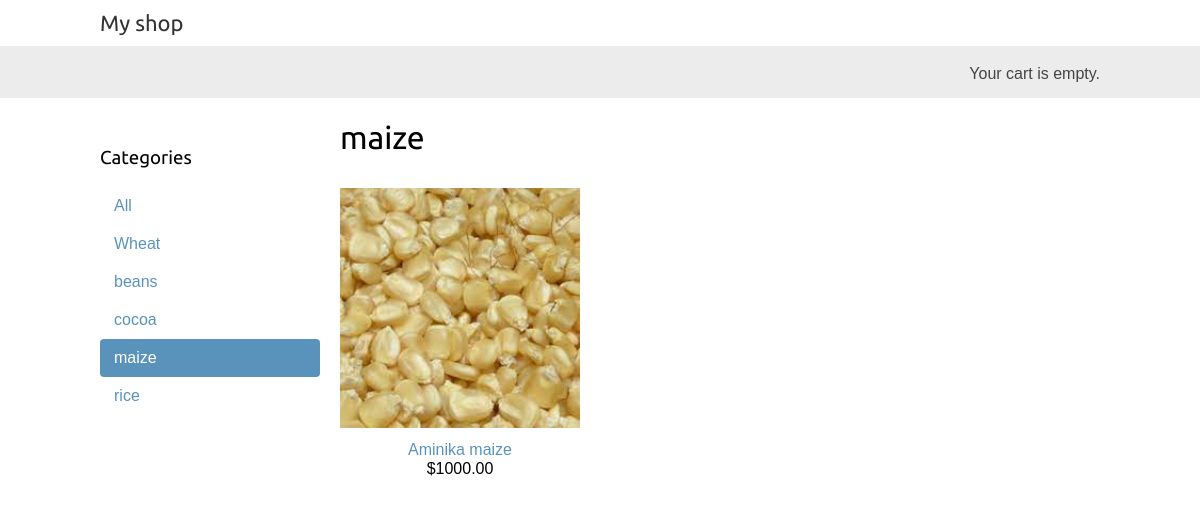
The app's page /maize/ with its own data.
### agriShop/models.py (models this page shows)
class Category(models.Model):
  def get_absolute_url(self):
    return reverse('agriShop:product_list_by_category', args=[self.slug])

class Product(models.Model):
  def get_absolute_url(self):
    return reverse('agriShop:product_detail', args=[self.id, self.slug])

### agriShop/views.py (the view)
# urls.py: path('', views.product_list, name='product_list'),
def product_list(request, category_slug=None):
    category = None
    categories = Category.objects.all()
    products = Product.objects.filter(available=True)
    if category_slug:
        category = get_object_or_404(Category,slug=category_slug)
        products = products.filter(category=category)
    return render(request,
                  'product/list.html',
                  {'category': category,
                   'categories': categories,
                   'products': products})

### agriShop/templates/product/list.html (shortened to what this page needs)
{% extends "agriShop/base.html" %}
{% load static %}
{% block content %}
  <div id="sidebar">
    <h3>Categories</h3>
    <ul>
      <li {% if not category %}class="selected"{% endif %}>
        <a href="{% url "agriShop:product_list" %}">All</a>
      </li>
      {% for c in categories %}
        <li {% if category.slug == c.slug %}class="selected"{% endif %}>
          <a href="{{ c.get_absolute_url }}">{{ c.name }}</a>
        </li>
      {% endfor %}
    </ul>
  </div>
  <div id="main" class="product-list">
    <h1>{% if category %}{{ category.name }}{% else %}Products{% endif %}</h1>
    {% for product in products %}
      <div class="item">
        <a href="{{ product.get_absolute_url }}">
          <img src="{% if product.image %}{{ product.image.url }}{% else %}{% static "img/no_image.jpg" %}{% endif %}">
        </a>
        <a href="{{ product.get_absolute_url }}">{{ product.name }}</a>
        <br>
        ${{ product.price }}
      </div>
    {% endfor %}
  </div>
{% endblock %}

### agriShop/static/css/base.css (style rules this page uses)
body { margin:0; padding:0; font-family:helvetica, sans-serif; }
h1, h2, h3, h4, h5 , h6 { font-family: 'Ubuntu', sans-serif; font-weight:normal; }
a { text-decoration:none; color:#5993bb; }
#sidebar { width:220px; padding:30px 20px 0 0; float:left; }
#sidebar ul { margin:0; padding:0; }
#sidebar ul li { margin:0; list-style:none; padding:10px 14px; }
#sidebar ul li a { display:block; }
#sidebar ul li.selected { background:#5993bb; border-radius:4px; }
#sidebar ul li.selected a { color:#fff; }
#main { float:left; width: 96%; margin-right:-220px; overflow:hidden; }
.product-list .item { width:25%; padding:10px 20px 10px 0; float:left; text-align:center; line-height:1.2; }
.product-list .item img { width:100%; margin-bottom:8px; }

### records on screen
Category: name "Wheat"
Category: name "beans"
Category: name "cocoa"
Category: name "maize"
Category: name "rice"
Product: image (picture), name "Aminika maize", price "1000.00"
